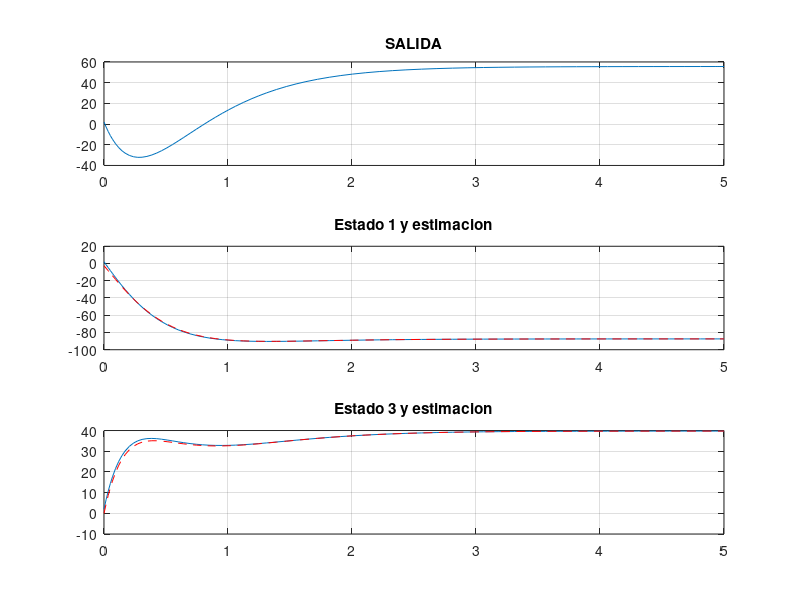
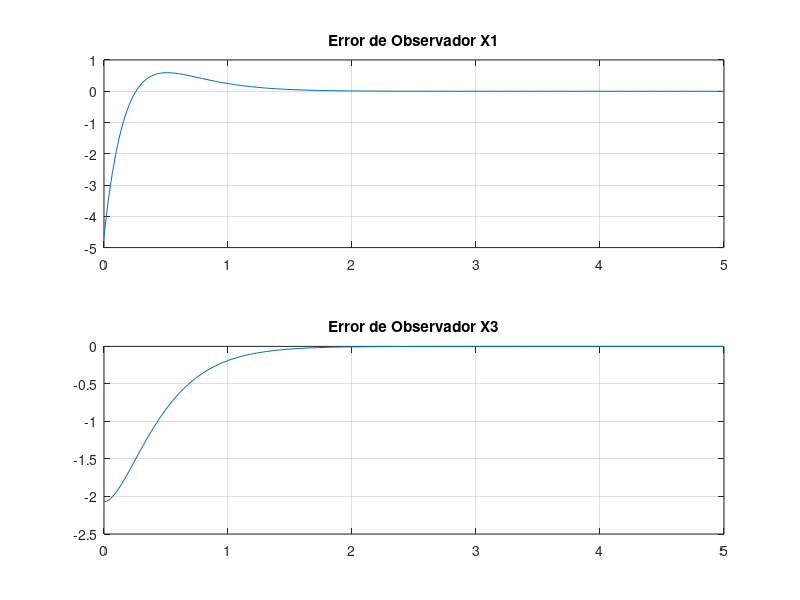

The MATLAB source for these figures, in order:
%% Favor de ejecutar esta linea:
%% ex3_3
function ex3_3
global A B K F C L Ap H Ko

close all;
clc;
tspan = [0 5];
pdo = -4;
pdc = -3;
x0 = [2 2 2];

A = [-2 1 -3; -3 -1 -1; 1 0 -2];
B = [2;3;-3];
C = [0 1 0];
I3 = eye(3);

I2 = eye(2);

A11 = -1;
A12 = [-3 -1];
A21 = [1; 0];
A22 = [-2 -3; 1 -2];
B1 = 3;
B2 = [2;-3];

Co = A12;
Ao = A22;

% Diseno del observador
Mo = [Co; Co*Ao];
rank(Mo);


Ho = (Ao-pdo*I2)*(Ao-pdo*I2);
Ko = Ho*(Mo^-1)*[0;1];

Ap = A22 - Ko*A12;
L = A21 - Ko*A11 + Ap*Ko;
H = B2 - Ko*B1;

% Diseno del controlador
Mc = [B A*B (A^2)*B];
Hc = (A-pdc*I3)*(A-pdc*I3)*(A-pdc*I3);
K = -[0 0 1]*(Mc^-1)*Hc;
rank(Mc); % El sistema es controlable
F = 1/(C*((-A-B*K)^-1)*B);

[t,X] = ode45(@ex3_3_sys, tspan, [x0 0 0]);

xo = X(:,2)*Ko' + X(:,4:5);

figure;
subplot(3,1,2); plot(t,X(:,1),t,xo(:,1),'--r'); title('Estado 1 y estimacion'); grid;
subplot(3,1,1); plot(t,X(:,2));                 title('SALIDA'); grid;
subplot(3,1,3); plot(t,X(:,3),t,xo(:,2),'--r'); title('Estado 3 y estimacion'); grid;

figure;
subplot(2,1,1); plot(t, xo(:,1)-X(:,1)); title('Error de Observador X1'); grid;
subplot(2,1,2); plot(t, xo(:,2)-X(:,3)); title('Error de Observador X3'); grid;

end

%% ODE
function dX = ex3_3_sys(t, X)

global A B C L K F Ap H Ko

x = X(1:3);
z = X(4:5);

ref = 50;

Y = C*x;
xo = [X(2); z + Ko*X(2)];

U = K*xo + F*ref;

dx = A*x + B*U;
dz = Ap*z + L*Y + H*U;

dX = [dx; dz];

end